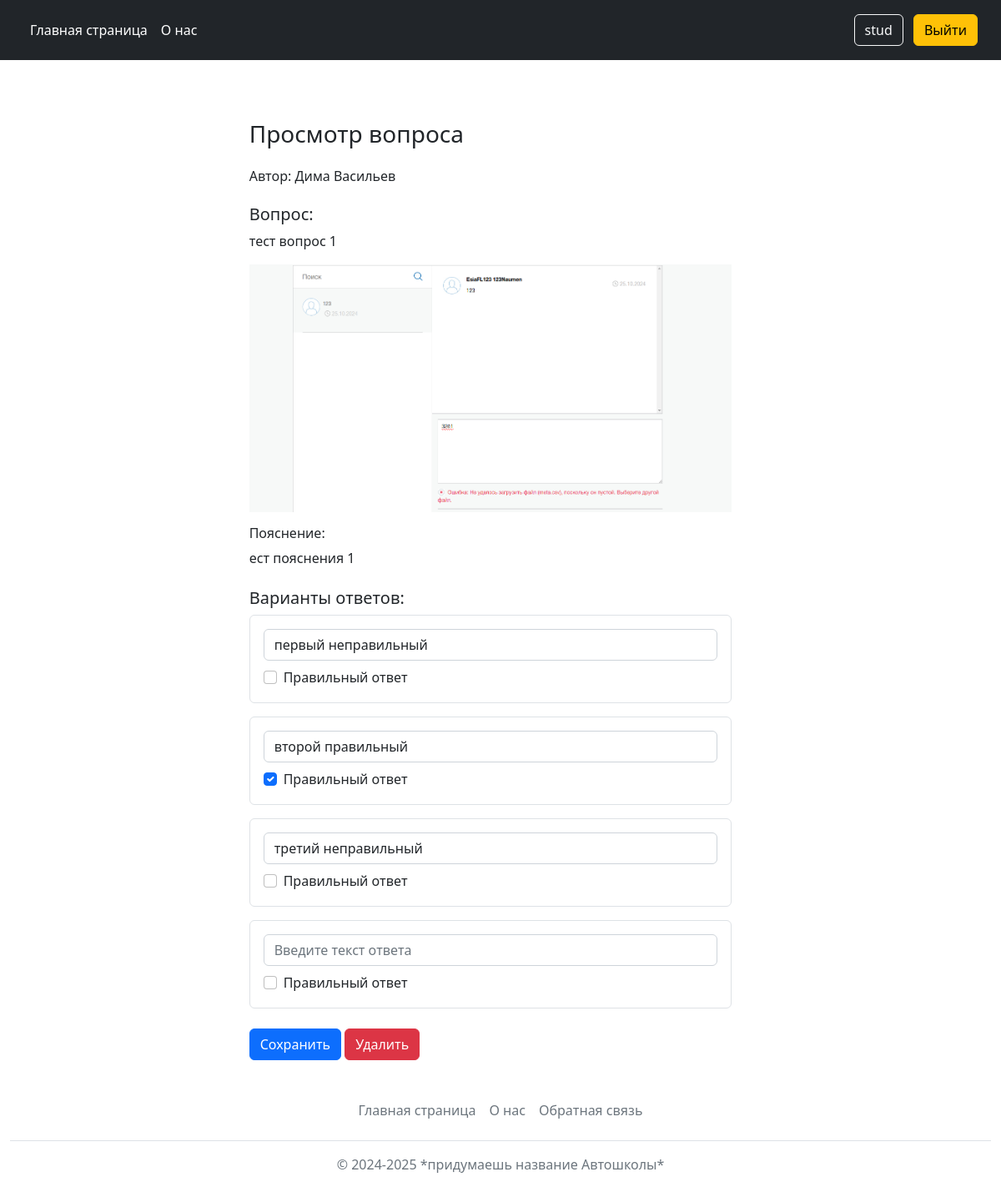
The page /tests/question_detail/2/ (signed in) on the database its author committed.
### users/models.py (models this page shows)
class User(AbstractUser):
    USER_TYPE_CHOICES = (
        ('student', 'Student'),
        ('teacher', 'Teacher'),
        ('manager', 'Manager'),
    )
    user_type = models.CharField(max_length=10, choices=USER_TYPE_CHOICES, verbose_name='Тип пользователя')
    phone = models.CharField(max_length=15, blank=True, verbose_name='Номер телефона')
    def __str__(self):
        return self.username

### tests/models.py (models this page shows, shortened)
class Question(models.Model):
    question_text = models.TextField(verbose_name='Текст вопроса')
    explanation = models.TextField(verbose_name='Текст пояснения к правильному ответу', blank=True, null=True)
    author = models.ForeignKey(TeacherProfile, on_delete=models.SET_NULL, blank=True, null=True, related_name='questions', verbose_name='Автор вопроса')
    question_image = models.ImageField(upload_to='questions/', blank=True, null=True, verbose_name='Изображение')

class Answer(models.Model):
    question = models.ForeignKey(Question, on_delete=models.CASCADE, related_name='answers')
    answer_text = models.CharField(verbose_name='Текст ответа', max_length=255)
    is_correct = models.BooleanField(default=False, verbose_name='Правильный ли ответ')

### tests/views.py (the view)
# urls.py: path('question_detail/<int:question_id>/', question_detail, name='question_detail')
def question_detail(request, question_id):
    question = Question.objects.prefetch_related('answers').get(id=question_id)
    answer_count = question.answers.count()
    if request.method == 'GET':
        return render(request, 'question_detail.html', {
            'title': 'Просмотр вопроса',
            'author': question.author.user.get_full_name() if question.author else 'Автор удалён',
            'question': question,
            'answer_count': range(answer_count + 1, NUMBER_OF_RESPONSES + 1) if answer_count < NUMBER_OF_RESPONSES else []
        })

### general_info/context_processors.py (called while the page is built)
def doc_count_processor(request):
    try:
        if request.user.manager_profile:
            document_count = len(DocumentsAdmission.objects.filter(verified=False))
            return {'document_count': document_count}
    except Exception:
        return {}

### tests/templates/question_detail.html (shortened to what this page needs)
{% extends 'base.html' %}
{% block content %}
<div class="container mt-5">
    <h2 class="h3 mb-4 fw-normal">Просмотр вопроса</h2>
    <h6 class="h6 mb-4 fw-normal">Автор: {{ author }}</h6>
    <div class="mb-4">
        <h5>Вопрос:</h5>
        <p>{{ question.question_text }}</p>
        {% if question.question_image %}
            <img src="{{ question.question_image.url }}" alt="Изображение вопроса" class="img-fluid mb-3" style="max-width: 100%; height: auto;" />
        {% endif %}
        <h6>Пояснение:</h6>
        <p>{{ question.explanation }}</p>
    </div>
    <h5>Варианты ответов:</h5>
    <ul class="list-unstyled">
        {% for answer in question.answers.all %}
        <li class="mb-3 p-3 border rounded">
            <div class="mb-2">
                <input type="text" name="answer{{ forloop.counter }}" value="{{ answer.answer_text }}" class="form-control" />
            </div>
            <div class="form-check">
                <input type="checkbox" name="correct_answer{{ forloop.counter }}" class="form-check-input" {% if answer.is_correct %}checked{% endif %} />
                <label class="form-check-label">Правильный ответ</label>
            </div>
        </li>
        {% endfor %}
        {% for i in answer_count %}
        <li class="mb-3 p-3 border rounded">
            <div class="mb-2">
                <input type="text" name="answer{{ i }}" placeholder="Введите текст ответа" class="form-control" />
            </div>
            <div class="form-check">
                <input type="checkbox" name="correct_answer{{ i }}" class="form-check-input" />
                <label class="form-check-label">Правильный ответ</label>
            </div>
        </li>
        {% endfor %}
    </ul>
    <div class="mt-4">
        <button class="btn btn-primary">Сохранить</button>
        <button class="btn btn-danger" onclick="confirmDelete()">Удалить</button>
    </div>
</div>
{% endblock %}

### templates/base.html (shortened to what this page needs)
<!doctype html>
<html lang="ru">
<head>
    <link href="https://cdn.jsdelivr.net/npm/bootstrap@5.2.2/dist/css/bootstrap.min.css" rel="stylesheet"
>
</head>
<body>
<header class="p-3 bg-dark text-white">
    <div class="container-fluid">
        <div class="d-flex flex-wrap align-items-center justify-content-center justify-content-lg-start">
            <ul class="nav col-12 col-lg-auto me-lg-auto mb-2 justify-content-center mb-md-0">
                <li><a href="{% url 'general' %}" class="nav-link px-2 text-white">Главная страница</a></li>
                <li><a href="{% url 'about_us' %}" class="nav-link px-2 text-white">О нас</a></li>
            </ul>
            <div class="text-end">
                {% if user.is_authenticated %}
                <div class="btn btn-outline-light me-2">{{ user }}</div>
                <a href="{% url 'logout_user' %}" type="button" class="btn btn-warning">Выйти</a>
                {% else %}
                <a href="{% url 'registration' %}" type="button" class="btn btn-outline-light me-2">Регистрация</a>
                <a href="{% url 'login_user' %}" type="button" class="btn btn-warning">Войти</a>
                {% endif %}
            </div>
        </div>
    </div>
</header>
<div class="container-fluid mt-4 col-md-8">
    <div class="row container d-flex align-items-center justify-content-center">
        <div class="col-md-10">
            {% block content %}{% endblock %}
        </div>
    </div>
</div>
<div class="container-fluid">
    <footer class="py-3 my-4">
        <ul class="nav justify-content-center border-bottom pb-3 mb-3">
            <li class="nav-item"><a href="{% url 'general' %}" class="nav-link px-2 text-muted">Главная страница</a>
            </li>
            <li class="nav-item"><a href="{% url 'about_us' %}" class="nav-link px-2 text-muted">О нас</a>
            </li>
            <li class="nav-item"><a href="" class="nav-link px-2 text-muted">Обратная связь</a>
            </li>
        </ul>
        <p class="text-center text-muted">© 2024-2025 *придумаешь название Автошколы*</p>
    </footer>
</div>
</body>
</html>

### rows shown on the page
User: username "stud"
Question: question_text "тест вопрос 1", question_image (picture), explanation "ест пояснения 1"
Answer: answer_text "первый неправильный"
Answer: answer_text "второй правильный", is_correct "☑"
Answer: answer_text "третий неправильный"

### other values the page prints
{{ author }} "Дима Васильев"
